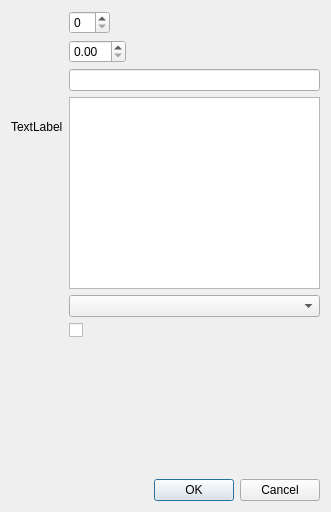
<?xml version="1.0" encoding="UTF-8"?>
<ui version="4.0">
 <class>ObjectValueDialog</class>
 <widget class="QDialog" name="ObjectValueDialog">
  <property name="geometry">
   <rect>
    <x>0</x>
    <y>0</y>
    <width>331</width>
    <height>512</height>
   </rect>
  </property>
  <property name="sizePolicy">
   <sizepolicy hsizetype="Minimum" vsizetype="Minimum">
    <horstretch>0</horstretch>
    <verstretch>0</verstretch>
   </sizepolicy>
  </property>
  <property name="windowTitle">
   <string>Dialog</string>
  </property>
  <layout class="QGridLayout" name="gridLayout">
   <item row="0" column="0">
    <layout class="QHBoxLayout" name="horizontalLayout">
     <item>
      <layout class="QVBoxLayout" name="verticalLayout_2">
       <item>
        <widget class="QLabel" name="m_label">
         <property name="sizePolicy">
          <sizepolicy hsizetype="Preferred" vsizetype="Expanding">
           <horstretch>0</horstretch>
           <verstretch>0</verstretch>
          </sizepolicy>
         </property>
         <property name="text">
          <string>TextLabel</string>
         </property>
        </widget>
       </item>
       <item>
        <spacer name="verticalSpacer">
         <property name="orientation">
          <enum>Qt::Vertical</enum>
         </property>
         <property name="sizeHint" stdset="0">
          <size>
           <width>20</width>
           <height>40</height>
          </size>
         </property>
        </spacer>
       </item>
      </layout>
     </item>
     <item>
      <layout class="QVBoxLayout" name="verticalLayout">
       <item>
        <layout class="QHBoxLayout" name="horizontalLayout_2">
         <item>
          <widget class="KIntSpinBox" name="m_intSpinBox">
           <property name="prefix">
            <string/>
           </property>
          </widget>
         </item>
         <item>
          <spacer name="horizontalSpacer">
           <property name="orientation">
            <enum>Qt::Horizontal</enum>
           </property>
           <property name="sizeHint" stdset="0">
            <size>
             <width>40</width>
             <height>20</height>
            </size>
           </property>
          </spacer>
         </item>
        </layout>
       </item>
       <item>
        <layout class="QHBoxLayout" name="horizontalLayout_3">
         <item>
          <widget class="QDoubleSpinBox" name="m_doubleSpinBox"/>
         </item>
         <item>
          <spacer name="horizontalSpacer_2">
           <property name="orientation">
            <enum>Qt::Horizontal</enum>
           </property>
           <property name="sizeHint" stdset="0">
            <size>
             <width>40</width>
             <height>20</height>
            </size>
           </property>
          </spacer>
         </item>
        </layout>
       </item>
       <item>
        <widget class="QLineEdit" name="m_lineEdit"/>
       </item>
       <item>
        <widget class="KTextEdit" name="m_textEdit"/>
       </item>
       <item>
        <widget class="KComboBox" name="m_comboBox"/>
       </item>
       <item>
        <widget class="QCheckBox" name="m_checkBox">
         <property name="text">
          <string/>
         </property>
        </widget>
       </item>
       <item>
        <widget class="KEditListWidget" name="m_editListWidget"/>
       </item>
       <item>
        <spacer name="verticalSpacer_2">
         <property name="orientation">
          <enum>Qt::Vertical</enum>
         </property>
         <property name="sizeHint" stdset="0">
          <size>
           <width>238</width>
           <height>68</height>
          </size>
         </property>
        </spacer>
       </item>
      </layout>
     </item>
    </layout>
   </item>
   <item row="1" column="0">
    <widget class="KDialogButtonBox" name="m_buttonBox">
     <property name="standardButtons">
      <set>QDialogButtonBox::Cancel|QDialogButtonBox::Ok</set>
     </property>
    </widget>
   </item>
  </layout>
 </widget>
 <customwidgets>
  <customwidget>
   <class>KEditListWidget</class>
   <extends>QWidget</extends>
   <header>keditlistwidget.h</header>
  </customwidget>
  <customwidget>
   <class>KDialogButtonBox</class>
   <extends>QDialogButtonBox</extends>
   <header>kdialogbuttonbox.h</header>
  </customwidget>
  <customwidget>
   <class>KComboBox</class>
   <extends>QComboBox</extends>
   <header>kcombobox.h</header>
  </customwidget>
  <customwidget>
   <class>KIntSpinBox</class>
   <extends>QSpinBox</extends>
   <header>knuminput.h</header>
  </customwidget>
  <customwidget>
   <class>KTextEdit</class>
   <extends>QTextEdit</extends>
   <header>ktextedit.h</header>
  </customwidget>
 </customwidgets>
 <tabstops>
  <tabstop>m_buttonBox</tabstop>
 </tabstops>
 <resources/>
 <connections>
  <connection>
   <sender>m_buttonBox</sender>
   <signal>accepted()</signal>
   <receiver>ObjectValueDialog</receiver>
   <slot>accept()</slot>
   <hints>
    <hint type="sourcelabel">
     <x>51</x>
     <y>36</y>
    </hint>
    <hint type="destinationlabel">
     <x>57</x>
     <y>58</y>
    </hint>
   </hints>
  </connection>
  <connection>
   <sender>m_buttonBox</sender>
   <signal>rejected()</signal>
   <receiver>ObjectValueDialog</receiver>
   <slot>reject()</slot>
   <hints>
    <hint type="sourcelabel">
     <x>130</x>
     <y>46</y>
    </hint>
    <hint type="destinationlabel">
     <x>138</x>
     <y>57</y>
    </hint>
   </hints>
  </connection>
 </connections>
</ui>
